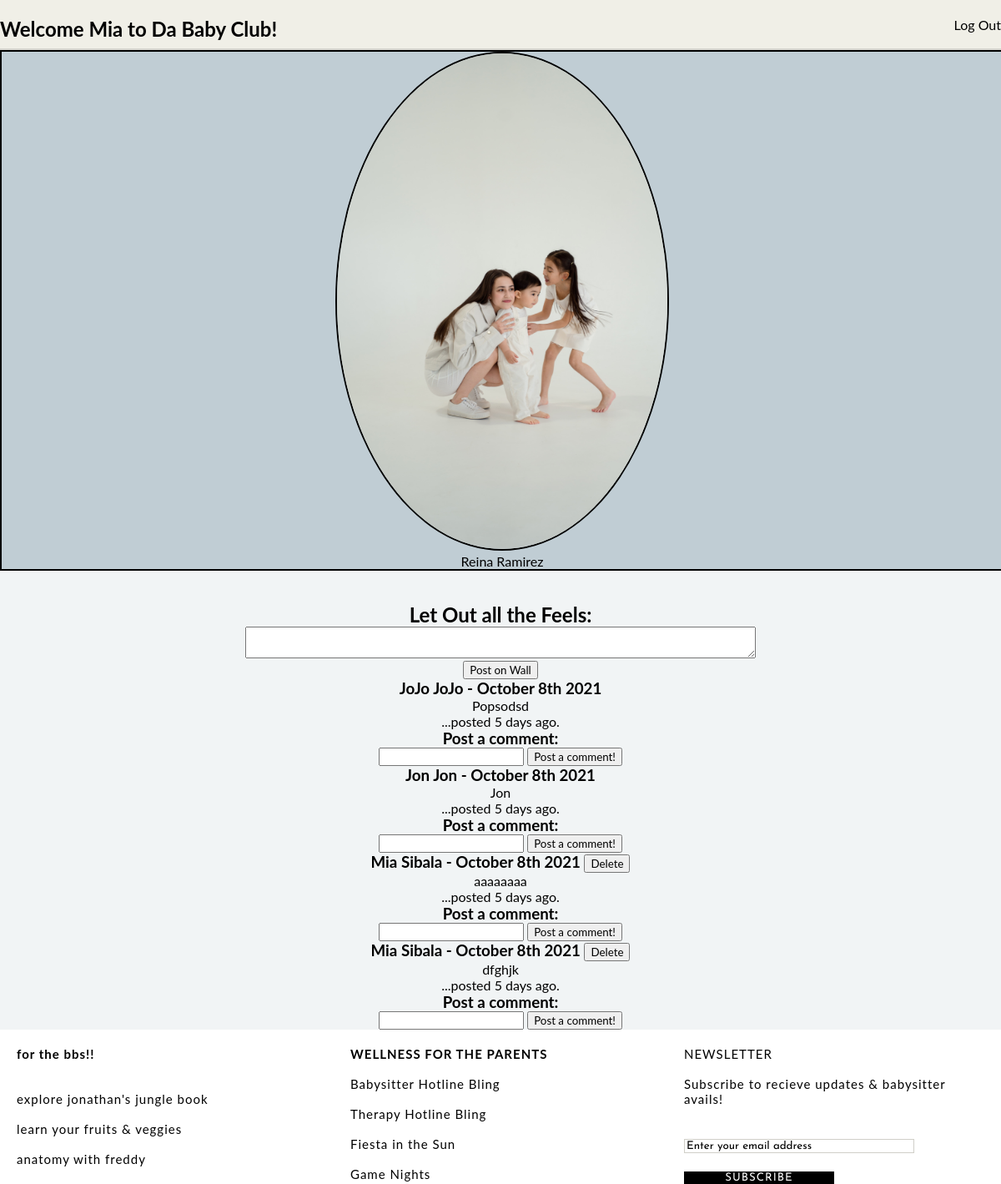
Screenshot of /wall (signed in) with the database file from the repository.
### apps/jungle_app/models.py (models this page shows)
class User(models.Model):
    first_name = models.CharField(max_length = 255)
    last_name = models.CharField(max_length=255)
    email = models.CharField(max_length=255)
    password = models.CharField(max_length=255)
    confirm_pw = models.CharField(max_length=255)
    created_at = models.DateTimeField(auto_now_add=True)
    updated_at = models.DateTimeField(auto_now=True)
    objects = UserManager()

class Message(models.Model):
    message = models.TextField()
    messager = models.ForeignKey(User, related_name="messages_made", on_delete=models.CASCADE)
    created_at = models.DateTimeField(auto_now_add=True)
    updated_at = models.DateTimeField(auto_now=True)

### apps/jungle_app/views.py (the view)
# urls.py: url(r'^wall$', views.wall),
def wall(request):
    context = {
        'posts' : Message.objects.all(),
    }
    return render(request, 'jungle_app/wall.html', context)

### apps/jungle_app/templates/jungle_app/wall.html (shortened to what this page needs)
<!DOCTYPE html>
<html lang="en">
<head>
    {% load static %}
    <link rel="stylesheet" type="text/css" href="{% static 'jungle_app/css/wall.css' %}">
</head>
<body>
    <div id="container">
        <div id="header">
            <br>
            <br>
            <div id="headerboxes"><h2 id="name"> Welcome {{request.session.u_fname}} to Da Baby Club!</h2></div>
            <div id=headerboxes> <p style= "direction: rtl;"><a href="/logout">Log Out</a><h3></h3></div>
        </div>
   <div id="body">
            <div id="photo">
                {% load static %}
                <img src="{% static 'jungle_app/images/two_kids.jpg'%}" alt="My Image">
                <p>Reina Ramirez</p>
            </div>
            <br>
            <br>
            <h2>Let Out all the Feels:</h2>
            <form action="/post" method="post">
                <textarea id="messagebox" name="message" row="3" cols="80"></textarea>
                <br>
                <input id="msgbtn" type="submit" value="Post on Wall">
            </form>
                {% for post in posts reversed %}
               <h3 id="postdetails">{{post.messager.first_name}} {{post.messager.last_name}} - {{post.created_at|date:'F jS Y'}} {% if post.messager.id == request.session.u_id %} <a href="/delmsg/{{post.id}}"><button>Delete</button></a> {% endif %}</h3>
                <p id="post">{{post.message}}</p>
                <p id="micro">...posted {{post.created_at|timesince}} ago.</p>
        <h3 id="cmtheader">Post a comment:</h3>
        <form action="/comment" method="post">
            <input id ="commentbox" type="textarea" name="comment" row="3">
            <input id="cmtbtn" type="submit" value="Post a comment!">
        </form>
    {% endfor %}
        </div>
    </div>
    <div id="footer">
        <div id="footer_left">
            <p><b>for the bbs!!</b>
            <br>
            <br>
            <br>
            <p><a href="/animals">explore jonathan's jungle book</a></p>
            <br>
            <p><a href="/food">learn your fruits & veggies</a></p>
            <br>
            <p><a href="/anatomy">anatomy with freddy</a></p>
        </div>
        <div id="footer_center">
            <p><b>WELLNESS FOR THE PARENTS</b></p>
            <br>
            Babysitter Hotline Bling
            <br>
            <br>
            Therapy Hotline Bling
            <br>
            <br>
            Fiesta in the Sun
            <br>
            <br>
            Game Nights
        </div>
        <div id="footer_right">
            <p>NEWSLETTER<b></b></p>
            <br>
            <p>Subscribe to recieve updates & babysitter avails!</p>
            <br>
            <br>
            <input class="fields" type="text" name="email" value="Enter your email address"></p>
            <br>
            <input class="btn" type="submit" value="SUBSCRIBE">
        </div>
</div>
</body>
</html>

### apps/jungle_app/static/jungle_app/css/wall.css (style rules this page uses)
* { margin: 0px auto; padding: 0px auto; font-family: lato, sans-serif; }
@media only screen and (min-width: 320px) { #container { width: 100%; font-family: Georgia, 'Times New Roman', Times, serif, sans-serif; background-color:rgb(240,239,231); } }
@media only screen and (min-width: 320px) { #header { padding-top: 20px; height:20%; width: 100%; display: flex; border-bottom: 2px solid rgb(212,211,205); } }
@media only screen and (min-width: 320px) { #headerboxes { height: 20%; width: 50%; } }
@media only screen and (min-width: 320px) { #body { text-align: center; height: 10%; width: 100%; background-color: rgb(241,244,245); } }
@media only screen and (min-width: 320px) { #photo { height: 20%; width: 100%; background-color: rgb(192,205,212); border: 2px solid black; } }
@media only screen and (min-width: 320px) { img { border-radius: 50%; height: 20%; width: 33%; overflow: hidden; border: 2px solid black; } }
@media only screen and (min-width: 320px) { #footer { height: 30%; width: 100%; display: flex; font-family: "Josefin Sans", sans-serif; letter-spacing: 1px; } }
@media only screen and (min-width: 320px) { #footer_left { height: 30%; width:30%; padding-top: 20px; font-size: 15px; } }
@media only screen and (min-width: 320px) { #footer_center { height: 30%; width: 30%; font-size: 15px; padding-top: 20px; } }
@media only screen and (min-width: 320px) { #footer_right { height: 30%; width: 30%; font-size: 15px; padding-top: 20px; } }
@media only screen and (min-width: 320px) { .fields { width: 75%; height: 10%; font-family: "Josefin Sans", sans-serif; border: 1px solid rgb(208,207,200); } }
@media only screen and (min-width: 320px) { .btn { background-color: black; border: none; color: white; width: 50%; height: 15%; font-family: "Josefin Sans", sans-serif; letter-spacing: 1px; } }
@media only screen and (min-width: 320px) { a:link { text-decoration: none; color: black; } }
#body { text-align: center; padding-top: 50px; height: 1100px; width: 1000px; margin-top: 30px; background-color: rgb(241,244,245); border-radius: 40px; }
#photo { height: 350px; width: 1000px; background-color: rgb(192,205,212); }
img { border-radius: 200px; height: 290px; width: 320px; margin-top: 25px; }
#footer { height: 341px; width: 1450px; border: 2px solid black; display: flex; font-family: "Josefin Sans", sans-serif; letter-spacing: 1px; }
#footer_left { height: 305px; width: 600px; border: 2px solid blue; padding-top: 20px; font-size: 15px; }
#footer_center { height: 305px; width: 425px;; border: 2px dashed red; font-size: 15px; padding-top: 20px; }
#footer_right { height: 305px; width: 350px; border: 2px solid green; font-size: 15px; padding-top: 20px; }
.fields { width: 250px; height: 35px; font-family: "Josefin Sans", sans-serif; border: 1px solid rgb(208,207,200); }
.btn { background-color: black; border: none; color: white; width: 150px; height: 40px; font-family: "Josefin Sans", sans-serif; letter-spacing: 1px; }
a:link { text-decoration: none; color: black; }

### rows the page displays
User: session.u_fname "Mia"
Message: messager.first_name "JoJo", messager.last_name "JoJo", created_at "October 8th 2021", message "Popsodsd", created_at "5 days"
Message: messager.first_name "Jon", messager.last_name "Jon", created_at "October 8th 2021", message "Jon", created_at "5 days"
Message: messager.first_name "Mia", messager.last_name "Sibala", created_at "October 8th 2021", message "aaaaaaaa", created_at "5 days"
Message: messager.first_name "Mia", messager.last_name "Sibala", created_at "October 8th 2021", message "dfghjk", created_at "5 days"
